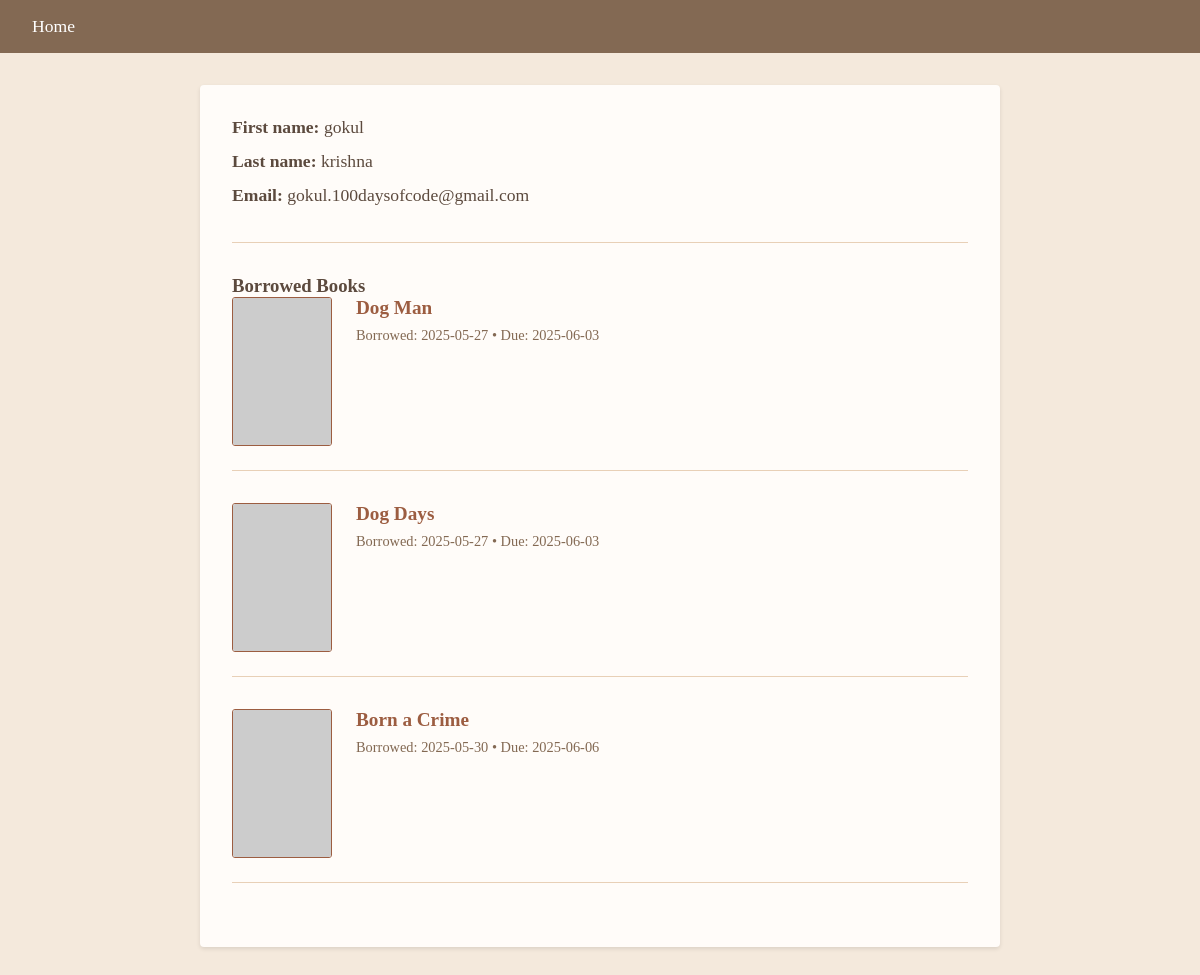
/user-gokul (signed in), run on the app's committed database.
### tables this page shows
CREATE TABLE user (
            Userid INTEGER(25) NOT NULL PRIMARY KEY,
            First_Name CHAR(25) NOT NULL,
            Last_Name CHAR(25),
            Status INTEGER(25),
            Email VARCHAR(255),
            Password VARCHAR(255) NOT NULL
            );

CREATE TABLE book (
            Bookid VARCHAR(255) NOT NULL PRIMARY KEY,
            Title CHAR(25) NOT NULL,
            Author CHAR(25),
            Status INTEGER(25),
            Description TEXT,
            Date TEXT,
            Img TEXT,
            Fine INT
            );

CREATE TABLE borrow (
    UserID VARCHAR(255) NOT NULL,
    BookID VARCHAR(255) NOT NULL,
    BorrowDate TEXT NOT NULL DEFAULT CURRENT_DATE,
    DueDate TEXT NOT NULL,
    PRIMARY KEY (UserID, BookID),
    FOREIGN KEY (UserID) REFERENCES user(UserID) ON DELETE CASCADE,
    FOREIGN KEY (BookID) REFERENCES book(BookID) ON DELETE CASCADE
);

### main.py (the view)
@app.route("/<bookname>",methods=['GET', 'POST'])
def bookpage(bookname):
    print(bookname)
    data=table.fetchdata(bookname=bookname)
    name=table.findname()
    try:
        data=list(data)
        name=list(name)
    except:
        pass
    print(data)
    if data:
        form = Borrow()
        f2=Return()
        if request.method == 'POST':
            if 'borrow' in request.form:  # Borrow form was submitted
                if form.validate_on_submit():
                    check=table.Signedin()
                    if check:
                        table.adddataborrow()
                        data[3]=1-int(data[3])
                        table.setstatus(data[3])
                        return render_template("book.html",data=data,name=name[0])
                    else:
                        return redirect(url_for('signin'))
            elif 'rturn' in request.form:  # Return form was submitted
                if f2.validate_on_submit():
                    table.resetfine()
                    return redirect(url_for('bookpage'))
        check=table.Signedin()
        if check:
            fin=table.checkusid()
            if fin:
                return render_template("book.html",data=data,name=name[0],form1=f2)
            return render_template("book.html",data=data,form=form,name=name[0])
        else:
            return render_template("book.html",data=data,form=form)
    else:
        return render_template('booknotfound.html')

### main.py (called while the page is built)
@app.route("/user-<username>",methods=['GET', 'POST'])
def profile(username):
    data=table.getdatauser()
    data=list(data)
    try:
        res=table.getdataborrow()
    except:
        pass
    if res:
        ult=[]
        for i in res:
            ult.append(table.getbookdata(i[1]))
        return render_template('user.html',data=data,res=res,ult=ult)
    return render_template('user.html',data=data)

### tableaction.py (called while the page is built)
    @contextmanager
    def _get_connection(self):
        conn = None
        try:
            conn = sqlite3.connect('mydatabase.db', timeout=10)
            conn.execute("PRAGMA busy_timeout = 5000")  # 5 second timeout
            yield conn
        except sqlite3.Error as e:
            print(f"Database error: {e}")
            raise
        finally:
            if conn:
                conn.close()

    def getdataborrow(self):
        with self._get_connection() as conn:
            cursor = conn.cursor()
            cursor.execute("SELECT * FROM borrow WHERE Userid = ?", (self.i,))
            data=cursor.fetchall()
            return data

    def getdatauser(self):
        with self._get_connection() as conn:
            cursor = conn.cursor()
            cursor.execute("SELECT First_name,Last_Name,Email FROM user WHERE Userid = ?", (self.i,))
            data=cursor.fetchall()
            return data

    def getbookdata(self,bokid:int):
        with self._get_connection() as conn:
            cursor = conn.cursor()
            cursor.execute("SELECT Title , Img FROM book WHERE Bookid = ?", (bokid,))
            data=cursor.fetchone()
            return data

### templates/user.html (shortened to what this page needs)
<!DOCTYPE html>
<html lang="en">
<head>
</head>
<body>
    <nav>
        <a href="{{ url_for('home') }}" class="home-link">Home</a>
    </nav>
    <div class="profile-container">
        <div class="user-info">
            <p><strong>First name:</strong> {{ data[0][0] }}</p>
            <p><strong>Last name:</strong> {{ data[0][1] }}</p>
            <p><strong>Email:</strong> {{ data[0][2] }}</p>
        </div>
        {% if res %}
        <div class="books-list">
            <h3>Borrowed Books</h3>
            {% for i in range(res | length) %}
            <div class="book-item">
                <img src="{{ ult[i][1] }}" alt="{{ ult[i][0] }} cover" class="book-cover"
                     onerror="this.onerror=null; this.src='https://via.placeholder.com/100x150?text=No+Cover'">
                <div class="book-details">
                    <h4 class="book-title">
                        <a href="{{ url_for('bookpage', bookname=ult[i][0]) }}">{{ ult[i][0] }}</a>
                    </h4>
                    <p class="book-meta">
                        Borrowed: {{ res[i][2] }} • Due: {{ res[i][3] }}
                    </p>
                </div>
            </div>
            {% endfor %}
        </div>
        {% endif %}
    </div>
</body>
</html>

### templates/user.html (style rules this page uses)
* { margin: 0; padding: 0; box-sizing: border-box; font-family: 'Georgia', serif; }
body { background-color: #F4E9DC; min-height: 100vh; color: #5C4A3E; }
nav { background-color: #836953; padding: 1rem 2rem; display: flex; align-items: center; }
.home-link { color: #FFFFFF; text-decoration: none; font-size: 1.1rem; transition: color 0.3s ease; }
.profile-container { max-width: 800px; margin: 2rem auto; padding: 2rem; background-color: #FFFCF9; border-radius: 4px; box-shadow: 0 2px 4px rgba(0,0,0,0.1); }
.user-info { margin-bottom: 2rem; padding-bottom: 1.5rem; border-bottom: 1px solid #E8D0B7; }
.user-info p { margin-bottom: 0.8rem; font-size: 1.1rem; }
.books-list { margin-top: 1.5rem; }
.book-item { display: flex; gap: 1.5rem; margin-bottom: 2rem; padding-bottom: 1.5rem; border-bottom: 1px solid #E8D0B7; }
.book-cover { width: 100px; height: auto; border: 1px solid #9C5D41; border-radius: 3px; }
.book-details { flex: 1; }
.book-title { font-size: 1.2rem; color: #7A4A32; margin-bottom: 0.5rem; }
.book-title a { color: #9C5D41; text-decoration: none; transition: color 0.3s ease; }
.book-meta { font-size: 0.9rem; color: #836953; }

### data on the page
user: First_Name "gokul", Last_Name "krishna", Email "gokul.100daysofcode@gmail.com"
book: Title "Dog Man"
borrow: BorrowDate "2025-05-27", DueDate "2025-06-03"
book: Title "Dog Days"
borrow: BorrowDate "2025-05-27", DueDate "2025-06-03"
book: Title "Born a Crime"
borrow: BorrowDate "2025-05-30", DueDate "2025-06-06"
